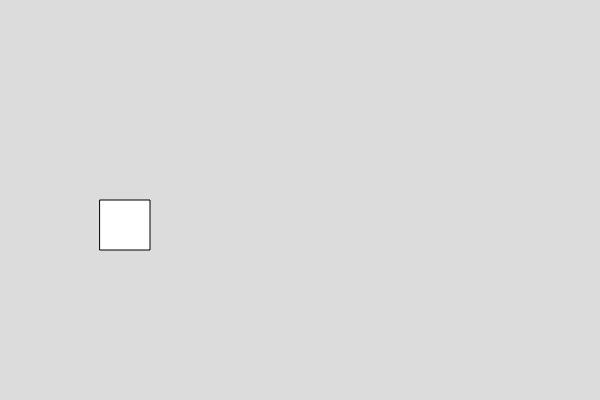
Frame 1 (no input)
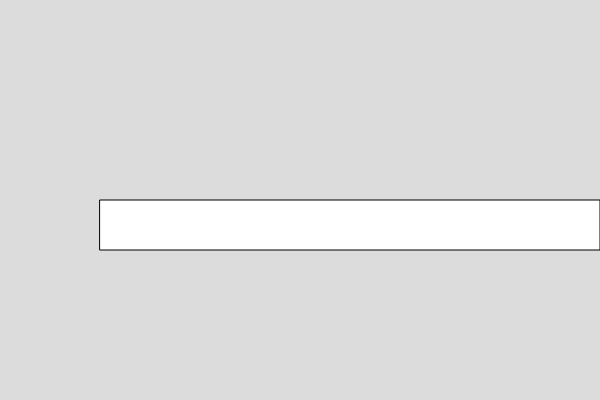
Frame 60 (no input)
Frame 120 (the mouse pressed at the canvas centre since frame 60): identical to frame 60, image omitted

The p5.js sketch that drew these frames (run headless with seeded random() and noise() and a simulated clock; from frame 60 on, the mouse is pressed at the canvas centre):

// p5.js sketch
// ── sketch.js

var box1;

function setup() {
  createCanvas(600, 400);
  box1=new Box();
}

function draw() {
  background(220);
box1.show();
box1.set_width(500);
}


// ── box.js
class Box
  {
    constructor()
    {
      this.x =100;
      this.y = 200
      this.w = 50;
      this.h = 50;
    }
    
    show()
    {
      rect(this.x,this.y,this.w,this.h)
    }
    
    //write function to set the width of the box
set_width(l){
  this.w=l
}
  }

  
